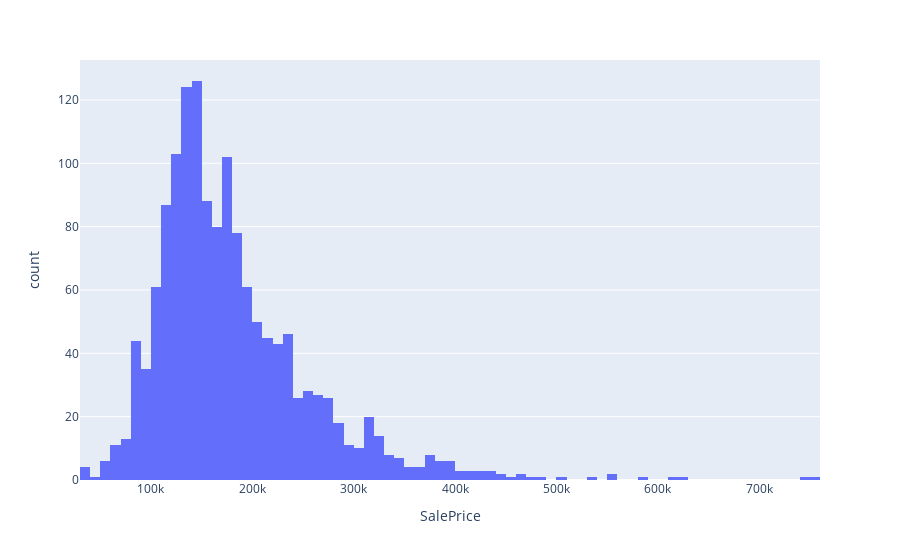

Notebook code cell kept with this figure:
### Markdown cell above
<a></a>

### SalePrice

### Code cell
px.histogram(df, x="SalePrice").show()

### Figure 1 — Plotly figure (JSON) as saved in the notebook; plotly's stock layout.template omitted (floating-point values rounded to 4 significant figures; data arrays with more than 128 entries replaced by an {"elided": "..."} marker saying what was removed)
{"data": [{"alignmentgroup": "True", "bingroup": "x", "hovertemplate": "SalePrice=%{x}<br>count=%{y}<extra></extra>", "legendgroup": "", "marker": {"color": "#636efa", "pattern": {"shape": ""}}, "name": "", "offsetgroup": "", "orientation": "v", "showlegend": false, "type": "histogram", "x": {"elided": "2918 int values"}, "xaxis": "x", "yaxis": "y"}], "layout": {"barmode": "relative", "legend": {"tracegroupgap": 0}, "margin": {"t": 60}, "xaxis": {"anchor": "y", "domain": [0, 1], "title": {"text": "SalePrice"}}, "yaxis": {"anchor": "x", "domain": [0, 1], "title": {"text": "count"}}}}
